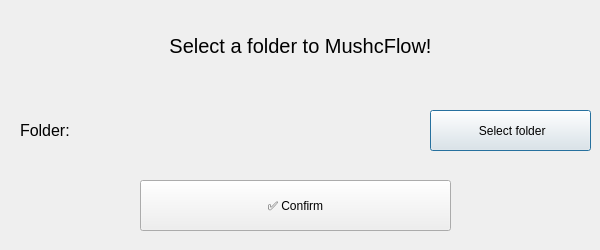
<?xml version="1.0" encoding="UTF-8"?>
<ui version="4.0">
 <class>First_Open_Config</class>
 <widget class="QDialog" name="First_Open_Config">
  <property name="geometry">
   <rect>
    <x>0</x>
    <y>0</y>
    <width>600</width>
    <height>250</height>
   </rect>
  </property>
  <property name="windowTitle">
   <string>Configuration</string>
  </property>
  <widget class="QLabel" name="label">
   <property name="geometry">
    <rect>
     <x>0</x>
     <y>30</y>
     <width>601</width>
     <height>31</height>
    </rect>
   </property>
   <property name="font">
    <font>
     <pointsize>15</pointsize>
    </font>
   </property>
   <property name="text">
    <string>Select a folder to MushcFlow!</string>
   </property>
   <property name="alignment">
    <set>Qt::AlignmentFlag::AlignCenter</set>
   </property>
  </widget>
  <widget class="QPushButton" name="select_folder_button">
   <property name="geometry">
    <rect>
     <x>430</x>
     <y>110</y>
     <width>161</width>
     <height>41</height>
    </rect>
   </property>
   <property name="text">
    <string> Select folder</string>
   </property>
   <property name="icon">
    <iconset theme="QIcon::ThemeIcon::FolderNew"/>
   </property>
  </widget>
  <widget class="QLabel" name="folder_label">
   <property name="geometry">
    <rect>
     <x>90</x>
     <y>110</y>
     <width>341</width>
     <height>41</height>
    </rect>
   </property>
   <property name="font">
    <font>
     <pointsize>11</pointsize>
    </font>
   </property>
   <property name="text">
    <string/>
   </property>
   <property name="alignment">
    <set>Qt::AlignmentFlag::AlignLeading|Qt::AlignmentFlag::AlignLeft|Qt::AlignmentFlag::AlignVCenter</set>
   </property>
  </widget>
  <widget class="QPushButton" name="confirm_button">
   <property name="geometry">
    <rect>
     <x>140</x>
     <y>180</y>
     <width>311</width>
     <height>51</height>
    </rect>
   </property>
   <property name="text">
    <string>✅ Confirm</string>
   </property>
  </widget>
  <widget class="QLabel" name="label_2">
   <property name="geometry">
    <rect>
     <x>20</x>
     <y>110</y>
     <width>71</width>
     <height>41</height>
    </rect>
   </property>
   <property name="font">
    <font>
     <pointsize>12</pointsize>
    </font>
   </property>
   <property name="text">
    <string>Folder:</string>
   </property>
   <property name="alignment">
    <set>Qt::AlignmentFlag::AlignLeading|Qt::AlignmentFlag::AlignLeft|Qt::AlignmentFlag::AlignVCenter</set>
   </property>
  </widget>
 </widget>
 <resources/>
 <connections/>
</ui>
